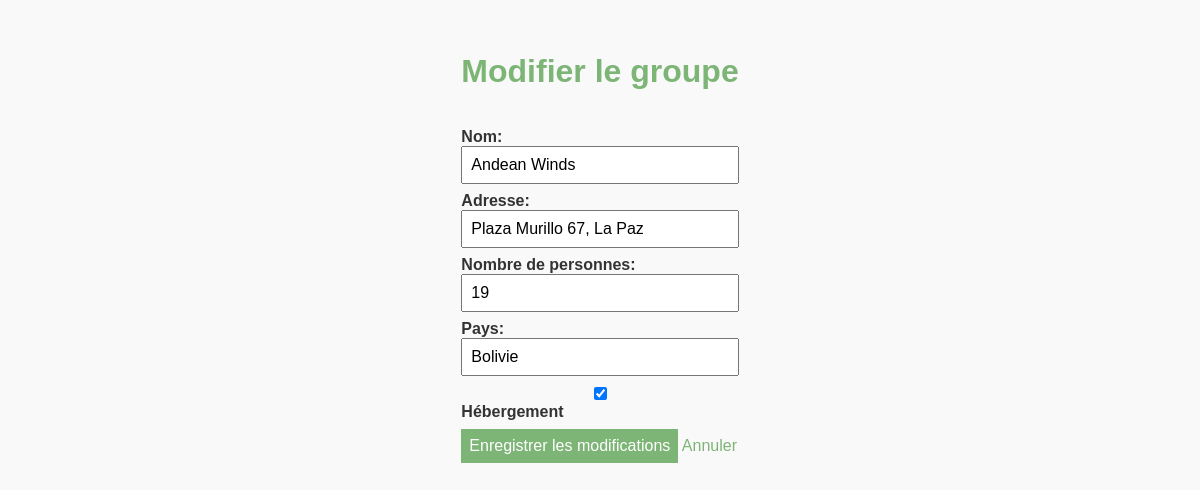
/index.php?action=modification&id=32 (signed in), run on the app's committed database.
### tables this page shows
CREATE TABLE `groupe` (
  `id` int NOT NULL,
  `nom` varchar(100) NOT NULL,
  `adressePostale` varchar(200) DEFAULT NULL,
  `nombrePersonnes` int NOT NULL,
  `nomPays` varchar(100) NOT NULL,
  `hebergement` tinyint(1) NOT NULL DEFAULT '1'
);

### gestionBd.php (called while the page is built, shortened)
<?php
$host = "localhost";
$db = "festival";
$user = "root";
$pass ="";
try {
    $dsn = "mysql:host=$host;dbname=$db;charset=utf8mb4";
    $pdo = new PDO($dsn, $user, $pass);
    $pdo->setAttribute(PDO::ATTR_ERRMODE, PDO::ERRMODE_EXCEPTION);
} catch (PDOException $e) {
    error_log($e->getMessage());
    die("Erreur connexion : ");
}
function getGroupeById($id) {
    global $pdo;
    $sql = "SELECT * FROM groupe WHERE id = :id LIMIT 1";
    $stmt = $pdo->prepare($sql);
    $stmt->bindParam(':id', $id);
    $stmt->execute();
    return $stmt->fetch(PDO::FETCH_ASSOC);
}

### v-modifier.php (the view, shortened to what this page needs)
<!DOCTYPE html>
<html lang="fr">
<head>
    <link rel="stylesheet" href="style.css">
</head>
<body>
<main>
    <h1>Modifier le groupe</h1>
    <form method="post" action="index.php?action=modification&id=<?= (int)$groupe['id'] ?>">
        <label>Nom:
            <input type="text" name="nom" value="<?= htmlspecialchars($_POST['nom'] ?? $groupe['nom']) ?>">
        </label>
        <label>Adresse:
            <input type="text" name="adresse" value="<?= htmlspecialchars($_POST['adresse'] ?? $groupe['adressePostale']) ?>">
        </label>
        <label>Nombre de personnes:
            <input type="number" name="nombrePersonnes" value="<?= htmlspecialchars($_POST['nombrePersonnes'] ?? $groupe['nombrePersonnes']) ?>" min="1">
        </label>
        <label>Pays:
            <input type="text" name="nomPays" value="<?= htmlspecialchars($_POST['nomPays'] ?? $groupe['nomPays']) ?>">
        </label>
        <label>
            <input type="checkbox" name="hebergement" <?= ((isset($_POST['hebergement']) || (!isset($_POST['nom']) && $groupe['hebergement'])) ? 'checked' : '') ?>>
            Hébergement
        </label>
        <div class="form-actions">
            <button type="submit">Enregistrer les modifications</button>
            <a class="btn" href="index.php?action=liste">Annuler</a>
        </div>
    </form>
</main>
</body>
</html>

### style.css (style rules this page uses)
:root { --max-width: 900px; --gap: 1rem; --accent: #7db576; }
* { box-sizing: border-box; }
body { font-family: Arial, sans-serif; margin: 0; padding: 0; display: flex; justify-content: center; background: #f9f9f9; color: #333; }
main { max-width: var(--max-width); margin: 0 auto; padding: 2rem; display: grid; gap: var(--gap); }
h1 { text-align: center; color: var(--accent); }
form { display: flex; flex-direction: column; gap: .5rem; }
label { display: flex; flex-direction: column; font-weight: bold; }
input, button { padding: .5rem; font-size: 1rem; }
button { background: var(--accent); color: white; border: none; cursor: pointer; }
a { color: var(--accent); text-decoration: none; }

### data on the page
groupe: nom "Andean Winds", adresse "Plaza Murillo 67, La Paz", nombrePersonnes "19", nomPays "Bolivie", hebergement "☑"
